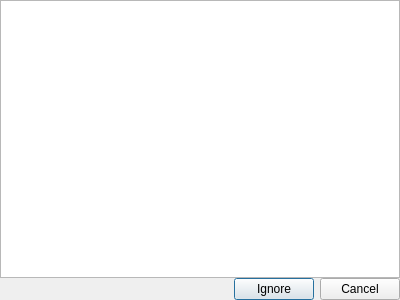
<?xml version="1.0" encoding="UTF-8"?>
<ui version="4.0">
<comment>
  * Released as open source by NCC Group Plc - http://www.nccgroup.com/
  *
  * Developed by Gabriel Caudrelier, gabriel dot caudrelier at nccgroup dot com
  *
  * https://github.com/nccgroup/pip3line
  *
  * Released under AGPL see LICENSE for more information
</comment>
 <class>MessageDialog</class>
 <widget class="QDialog" name="MessageDialog">
  <property name="geometry">
   <rect>
    <x>0</x>
    <y>0</y>
    <width>400</width>
    <height>300</height>
   </rect>
  </property>
  <property name="windowTitle">
   <string>Dialog</string>
  </property>
  <layout class="QVBoxLayout" name="verticalLayout">
   <property name="spacing">
    <number>0</number>
   </property>
   <property name="margin">
    <number>0</number>
   </property>
   <item>
    <widget class="QTextEdit" name="messagesDisplay"/>
   </item>
   <item>
    <widget class="QDialogButtonBox" name="buttonBox">
     <property name="orientation">
      <enum>Qt::Horizontal</enum>
     </property>
     <property name="standardButtons">
      <set>QDialogButtonBox::Cancel|QDialogButtonBox::Ignore</set>
     </property>
    </widget>
   </item>
  </layout>
 </widget>
 <resources/>
 <connections>
  <connection>
   <sender>buttonBox</sender>
   <signal>accepted()</signal>
   <receiver>MessageDialog</receiver>
   <slot>accept()</slot>
   <hints>
    <hint type="sourcelabel">
     <x>248</x>
     <y>254</y>
    </hint>
    <hint type="destinationlabel">
     <x>157</x>
     <y>274</y>
    </hint>
   </hints>
  </connection>
  <connection>
   <sender>buttonBox</sender>
   <signal>rejected()</signal>
   <receiver>MessageDialog</receiver>
   <slot>reject()</slot>
   <hints>
    <hint type="sourcelabel">
     <x>316</x>
     <y>260</y>
    </hint>
    <hint type="destinationlabel">
     <x>286</x>
     <y>274</y>
    </hint>
   </hints>
  </connection>
 </connections>
</ui>
